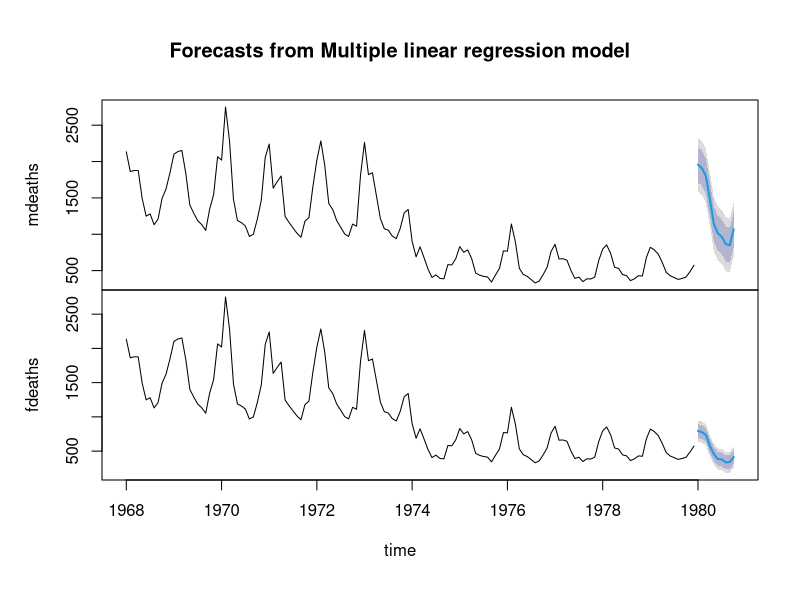
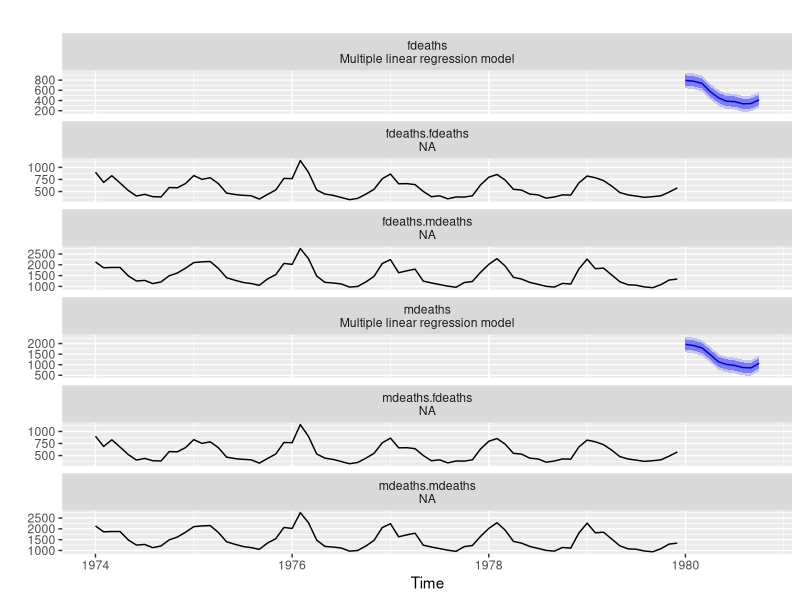
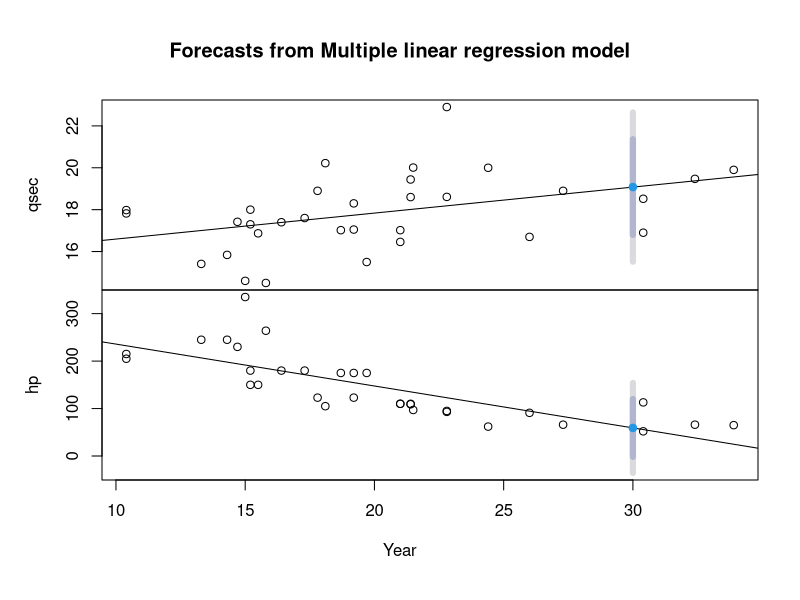
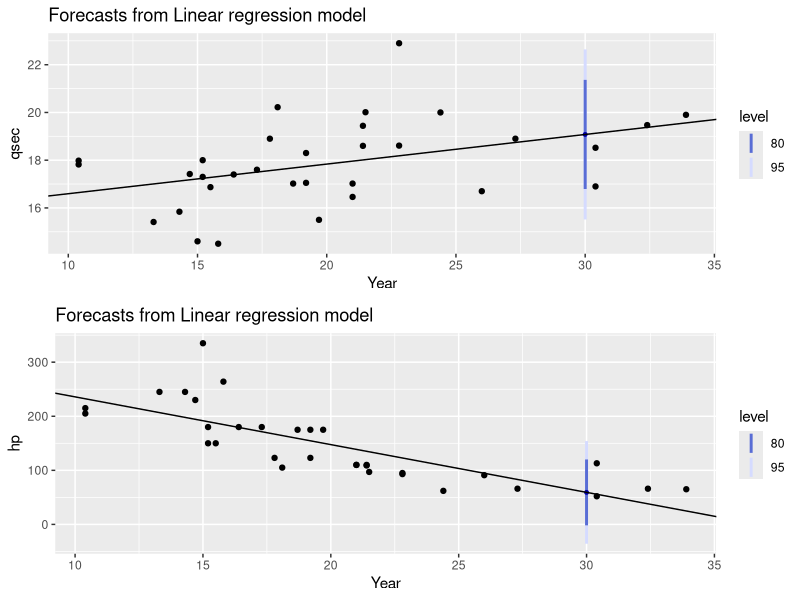

Source code (R) for these figures, in order:
library(forecast)


### Name: autoplot.mforecast
### Title: Multivariate forecast plot
### Aliases: autoplot.mforecast autolayer.mforecast plot.mforecast
### Keywords: ts

### ** Examples

library(ggplot2)

lungDeaths <- cbind(mdeaths, fdeaths)
fit <- tslm(lungDeaths ~ trend + season)
fcast <- forecast(fit, h=10)
plot(fcast)
autoplot(fcast)

carPower <- as.matrix(mtcars[,c("qsec","hp")])
carmpg <- mtcars[,"mpg"]
fit <- lm(carPower ~ carmpg)
fcast <- forecast(fit, newdata=data.frame(carmpg=30))
plot(fcast, xlab="Year")
autoplot(fcast, xlab=rep("Year",2))
